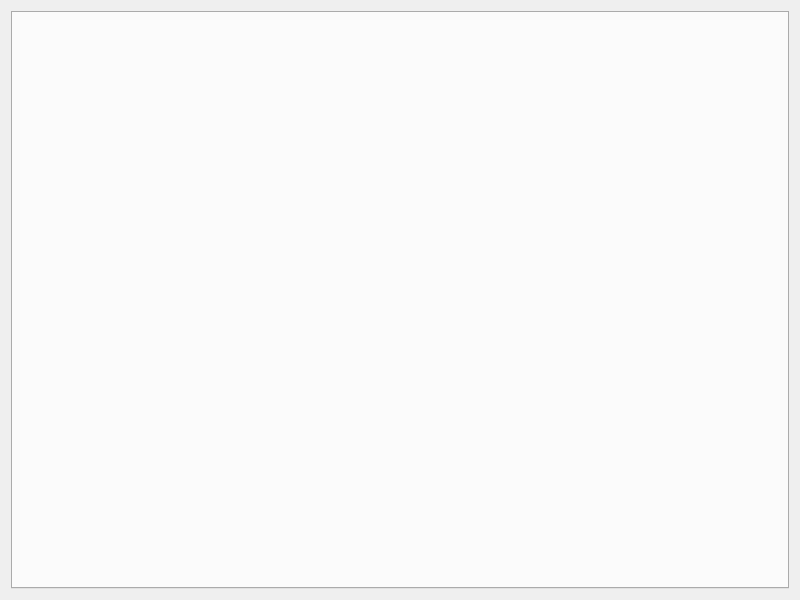
<?xml version="1.0" encoding="UTF-8"?>
<ui version="4.0">
 <class>MultipleViewWidget</class>
 <widget class="QWidget" name="MultipleViewWidget">
  <property name="geometry">
   <rect>
    <x>0</x>
    <y>0</y>
    <width>800</width>
    <height>600</height>
   </rect>
  </property>
  <property name="sizePolicy">
   <sizepolicy hsizetype="Preferred" vsizetype="Preferred">
    <horstretch>0</horstretch>
    <verstretch>0</verstretch>
   </sizepolicy>
  </property>
  <property name="windowTitle">
   <string>Form</string>
  </property>
  <layout class="QHBoxLayout" name="horizontalLayout">
   <item>
    <widget class="QTabWidget" name="tabWidget">
     <property name="currentIndex">
      <number>-1</number>
     </property>
    </widget>
   </item>
  </layout>
 </widget>
 <resources/>
 <connections/>
</ui>
